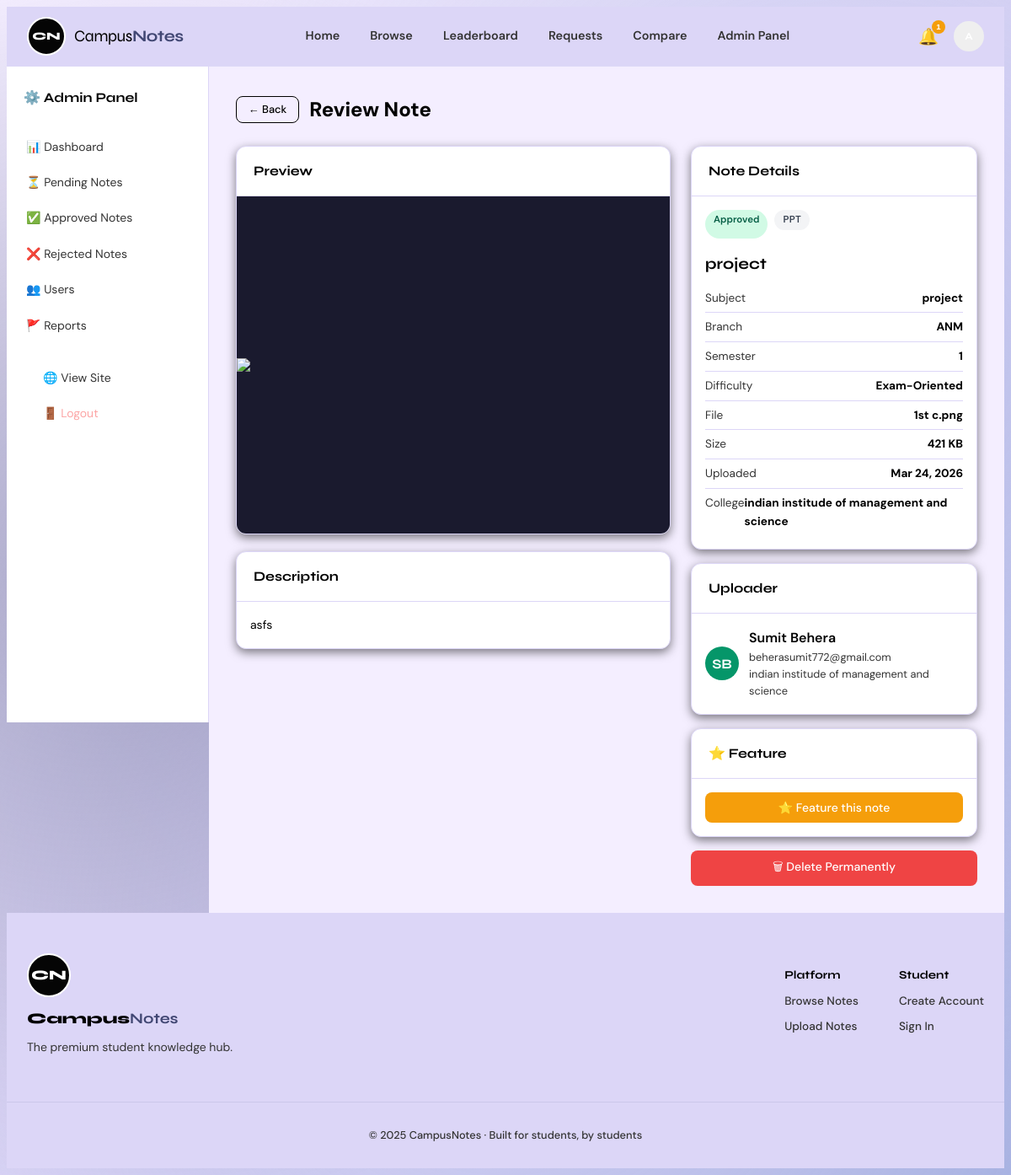
The app's page /admin/review/3 (signed in) with its own data.
### tables this page shows
CREATE TABLE notes(
        id INTEGER PRIMARY KEY AUTOINCREMENT, title TEXT NOT NULL,
        subject TEXT NOT NULL, branch TEXT NOT NULL, semester INTEGER NOT NULL,
        note_type TEXT NOT NULL, difficulty TEXT NOT NULL,
        description TEXT, tags TEXT, college TEXT, file_path TEXT NOT NULL,
        file_name TEXT, file_size INTEGER, file_ext TEXT,
        uploaded_by INTEGER NOT NULL REFERENCES users(id) ON DELETE CASCADE,
        downloads INTEGER DEFAULT 0, views INTEGER DEFAULT 0,
        status TEXT DEFAULT 'pending', reject_reason TEXT,
        featured INTEGER DEFAULT 0,
        uploaded_at TEXT DEFAULT(datetime('now')), approved_at TEXT);

CREATE TABLE users(
        id INTEGER PRIMARY KEY AUTOINCREMENT, name TEXT NOT NULL,
        email TEXT UNIQUE NOT NULL, password_hash TEXT NOT NULL,
        role TEXT DEFAULT 'student', status TEXT DEFAULT 'active',
        college TEXT, branch TEXT, semester INTEGER, bio TEXT,
        avatar_color TEXT DEFAULT '#4f46e5',
        created_at TEXT DEFAULT(datetime('now')), profile_picture TEXT, is_verified INTEGER DEFAULT 0);

### app.py (the view, shortened to what this page needs)
@app.route('/admin/review/<int:nid>',methods=['GET','POST'])
@admin_req
def admin_review_note(nid):
    db=get_db()
    note=db.execute("SELECT * FROM notes WHERE id=?",(nid,)).fetchone()
    if not note: abort(404)
    uploader=db.execute("SELECT * FROM users WHERE id=?",(note['uploaded_by'],)).fetchone()
    return render_template('admin/review.html',note=note,uploader=uploader)

### app.py (called while the page is built)
def get_db():
    if 'db' not in g:
        g.db = sqlite3.connect(DB_PATH)
        g.db.row_factory = sqlite3.Row
        g.db.execute("PRAGMA foreign_keys=ON")
    return g.db

def cur_user():
    uid = session.get('user_id')
    return get_db().execute("SELECT * FROM users WHERE id=?",(uid,)).fetchone() if uid else None

def admin_req(f):
    @functools.wraps(f)
    def dec(*a,**k):
        u = cur_user()
        if not u or u['role']!='admin':
            flash('Admin required.','error'); return redirect(url_for('login'))
        return f(*a,**k)
    return dec

@app.template_filter('initials')
def tpl_initials(n): parts=(n or '').split(); return ''.join(p[0].upper() for p in parts[:2])

@app.template_filter('file_size_str')
def tpl_fsz(sz):
    if not sz: return 'Unknown'
    if sz<1024: return f'{sz} B'
    if sz<1048576: return f'{sz//1024} KB'
    return f'{sz/1048576:.1f} MB'

@app.template_filter('fmt_date')
def tpl_date(s):
    if not s: return ''
    try: return datetime.fromisoformat(s).strftime('%b %d, %Y')
    except: return s

@app.template_filter('fmt_short')
def tpl_short(s):
    if not s: return ''
    try: return datetime.fromisoformat(s).strftime('%b %d')
    except: return s

### templates/admin/review.html (shortened to what this page needs)
{% extends 'admin/base_admin.html' %}
{% block admin_content %}
<div style="display:flex;align-items:center;gap:12px;margin-bottom:24px">
  <a href="{{ url_for('admin_notes') }}" class="btn btn-outline btn-sm">← Back</a>
  <div class="admin-page-title" style="margin-bottom:0">Review Note</div>
</div>
<div style="display:grid;grid-template-columns:1fr 340px;gap:24px">
  <div>
    <div class="table-card" style="margin-bottom:20px;overflow:hidden">
      <div class="table-card-header">Preview</div>
      <div style="background:#1a1a2e;min-height:400px;display:flex;align-items:center;justify-content:center">
        {% if note['file_ext'] == 'pdf' %}
        <iframe src="{{ url_for('preview_note', nid=note['id']) }}" style="width:100%;height:480px;border:none"></iframe>
        {% elif note['file_ext'] in ['png','jpg','jpeg'] %}
        <img src="{{ url_for('preview_note', nid=note['id']) }}" style="max-height:480px;object-fit:contain;width:100%">
        {% endif %}
      </div>
    </div>
    {% if note['description'] %}
    <div class="table-card" style="margin-bottom:20px">
      <div class="table-card-header">Description</div>
      <div style="padding:16px;font-size:0.875rem;line-height:1.7">{{ note['description'] }}</div>
    </div>
    {% endif %}
  </div>
  <div>
    <div class="table-card" style="margin-bottom:16px">
      <div class="table-card-header">Note Details</div>
      <div style="padding:16px">
        <div class="detail-badges" style="margin-bottom:12px">
          <span class="status-badge status-{{ note['status'] }}">{{ note['status'] | title }}</span>
          <span class="note-type-badge badge-default">{{ note['note_type'] }}</span>
        </div>
        <h3 style="font-family:'Syne',sans-serif;font-weight:700;margin-bottom:12px">{{ note['title'] }}</h3>
        {% for label, val in [('Subject', note['subject']), ('Branch', note['branch']), ('Semester', note['semester']),
                               ('Difficulty', note['difficulty']), ('File', note['file_name']),
                               ('Size', note['file_size'] | file_size_str), ('Uploaded', note['uploaded_at'] | fmt_date)] %}
        <div style="display:flex;justify-content:space-between;padding:6px 0;border-bottom:1px solid var(--border);font-size:0.85rem">
          <span style="color:var(--muted)">{{ label }}</span><strong>{{ val }}</strong>
        </div>
        {% endfor %}
        {% if note['college'] %}<div style="display:flex;justify-content:space-between;padding:6px 0;font-size:0.85rem"><span style="color:var(--muted)">College</span><strong>{{ note['college'] }}</strong></div>{% endif %}
      </div>
    </div>
    {% if uploader %}
    <div class="table-card" style="margin-bottom:16px">
      <div class="table-card-header">Uploader</div>
      <div style="padding:16px;display:flex;gap:12px;align-items:center">
        <div class="user-avatar-lg" style="background:{{ uploader['avatar_color'] }}">{{ uploader['name'] | initials }}</div>
        <div>
          <div style="font-weight:600">{{ uploader['name'] }}</div>
          <div style="font-size:0.8rem;color:var(--muted)">{{ uploader['email'] }}</div>
          {% if uploader['college'] %}<div style="font-size:0.8rem;color:var(--muted)">{{ uploader['college'] }}</div>{% endif %}
        </div>
      </div>
    </div>
    {% endif %}
    {% if note['status'] == 'approved' %}
    <div class="table-card" style="margin-bottom:16px">
      <div class="table-card-header">⭐ Feature</div>
      <div style="padding:16px">
        <form method="post">
          <button type="submit" class="btn {{ 'btn-warning' if not note['featured'] else 'btn-outline' }} w-full" style="justify-content:center">
            {{ '⭐ Feature this note' if not note['featured'] else '✕ Remove from featured' }}
          </button>
        </form>
      </div>
    </div>
    {% endif %}
    <form method="post" action="{{ url_for('admin_delete_note', nid=note['id']) }}" onsubmit="return confirm('Delete permanently?')">
      <button type="submit" class="btn btn-danger w-full" style="justify-content:center">🗑 Delete Permanently</button>
    </form>
  </div>
</div>
{% endblock %}

### static/css/style.css (style rules this page uses)
:root { --primary: #424874; --primary-hover: #A6B1E1; --primary-text: #FFFFFF; --secondary: #DCD6F7; --bg-primary: #F4EEFF; --card-bg: #FFFFFF; --text-primary: #000000; --text-secondary: #333333; --border: #DCD6F7; --primary-1: #3B82F6; --primary-2: #F59E0B; --accent: var(--primary); --ink: var(--text-primary); --paper: var(--card-bg); --muted: var(--text-secondary); --success: #10B981; --warning: #F59E0B; --danger: #EF4444; --info: #3B82F6; --nav-h: 70px; --radius: 14px; --shadow: 0 4px 12px rgba(0, 0, 0, 0.5); --shadow-hover: 0 12px 32px rgba(255, 255, 255, 0.1); }
html { scroll-behavior: smooth; color-scheme: light dark; }
body { font-family: 'DM Sans', sans-serif; background: linear-gradient(135deg, #F4EEFF 0%, #DCD6F7 50%, #A6B1E1 100%); color: var(--text-primary); line-height: 1.6; min-height: 100vh; display: flex; flex-direction: column; transition: background 0.3s ease, color 0.3s ease; position: relative; }
body::before { content: ''; position: fixed; inset: 0; background: radial-gradient(circle at 15% 50%, rgba(66, 72, 116, 0.4) 0%, transparent 60%), radial-gradient(circle at 85% 30%, rgba(166, 177, 225, 0.4) 0%, transparent 60%), radial-gradient(circle at 50% 80%, rgba(220, 214, 247, 0.4) 0%, transparent 60%); pointer-events: none; z-index: -1; }
h1,h2,h3,h4,h5 { font-family: 'Syne', sans-serif; line-height: 1.2; }
a { color: inherit; text-decoration: none; }
img { max-width: 100%; }
.user-avatar-lg { width: 40px; height: 40px; border-radius: 50%; color: #fff; font-weight: 700; font-family: 'Syne', sans-serif; display: flex; align-items: center; justify-content: center; flex-shrink: 0; }
.btn { display: inline-flex; align-items: center; gap: 6px; padding: 9px 20px; border-radius: 8px; font-size: 0.875rem; font-weight: 500; cursor: pointer !important; border: none; transition: transform 0.2s, background 0.2s, box-shadow 0.2s, border-color 0.2s; font-family: 'DM Sans', sans-serif; text-decoration: none; user-select: none; }
.btn-outline { background: transparent; border: 1.5px solid var(--text-primary); color: var(--text-primary); }
.btn-danger { background: #ef4444; color: #fff; }
.btn-warning { background: var(--primary-2); color: #fff; }
.btn-sm { padding: 5px 14px; font-size: 0.8rem; }
.card, .dashboard-section, .auth-card, .form-card, .detail-card, .table-card, .stat-card { background: var(--card-bg); border: 1px solid var(--border); border-radius: var(--radius); overflow: hidden; transition: all 0.3s cubic-bezier(0.4, 0, 0.2, 1); box-shadow: var(--shadow); }
.note-type-badge { display: inline-flex; align-items: center; gap: 4px; padding: 3px 10px; border-radius: 20px; font-size: 0.72rem; font-weight: 600; letter-spacing: 0.03em; margin-bottom: 10px; }
.badge-default { background: #f3f4f6; color: #374151; }
.detail-badges { display: flex; gap: 8px; flex-wrap: wrap; margin-bottom: 14px; }
.admin-page-title { font-size: 1.5rem; font-weight: 800; margin-bottom: 24px; }
.table-card { background: var(--card-bg); border: 1.5px solid var(--border); border-radius: 12px; overflow: hidden; margin-bottom: 24px; }
.table-card-header { padding: 16px 20px; border-bottom: 1px solid var(--border); font-weight: 700; font-family: 'Syne', sans-serif; display: flex; justify-content: space-between; align-items: center; }
.status-badge { display: inline-flex; padding: 3px 10px; border-radius: 20px; font-size: 0.72rem; font-weight: 600; }
.status-approved { background: #d1fae5; color: #065f46; }
.w-full { width: 100%; }

### records on screen
notes: description "asfs", status "Approved", note_type "PPT", title "project", label "Subject", subject "project", label "Branch", branch "ANM", label "Difficulty", difficulty "Exam-Oriented", label "File", file_name "1st c.png", college "indian institude of management and science", featured "⭐ Feature this note"
users: name|initials "SB", name "Sumit Behera", email "beherasumit772@gmail.com", college "indian institude of management and science"

### other values on screen
{{ unread_notifs }} "1"
{{ label }} "Semester" "Size" "Uploaded"
{{ val }} "1" "421 KB" "Mar 24, 2026"
